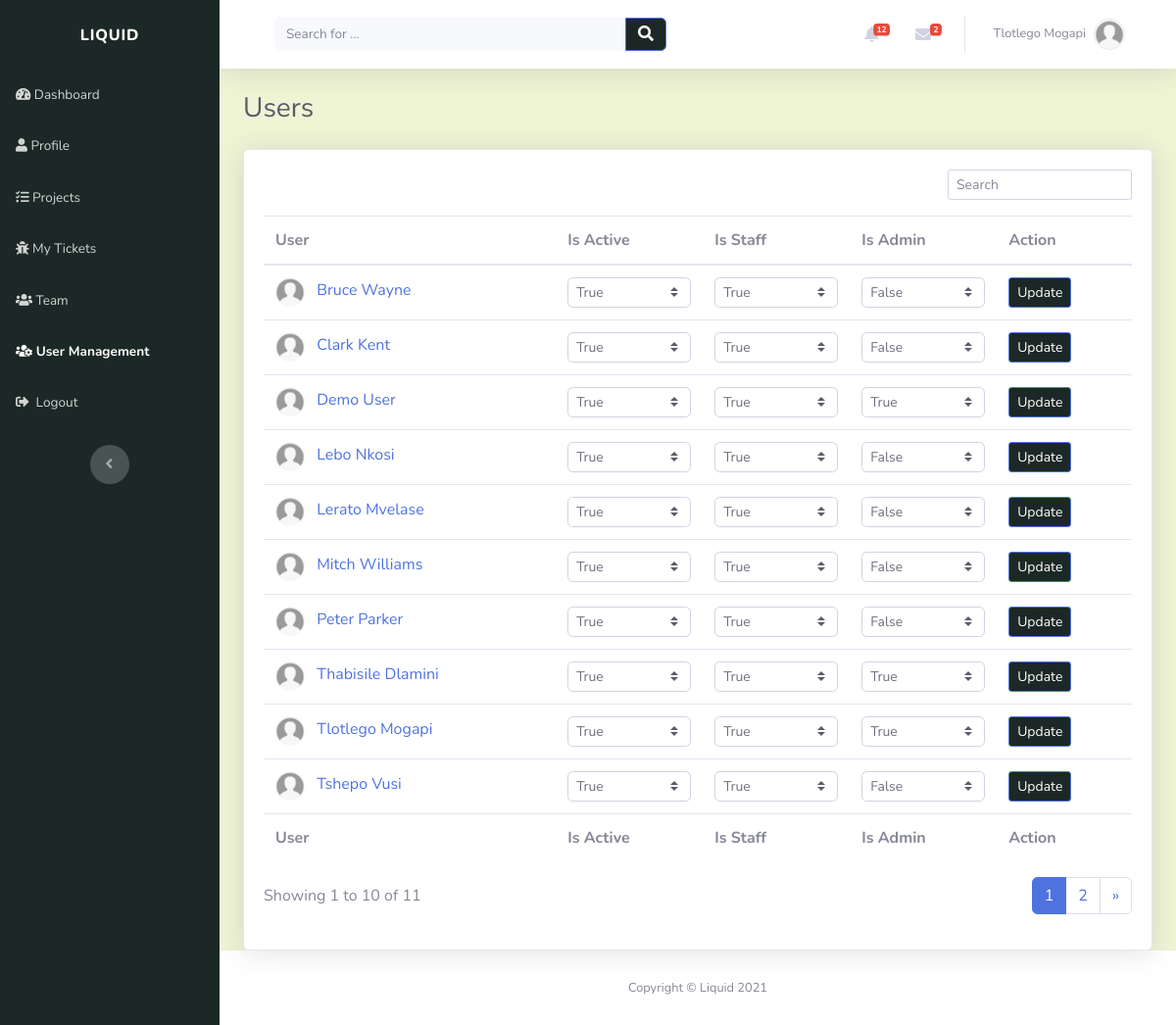
/teams/management/ (signed in), run on an earlier commit of the app's database.
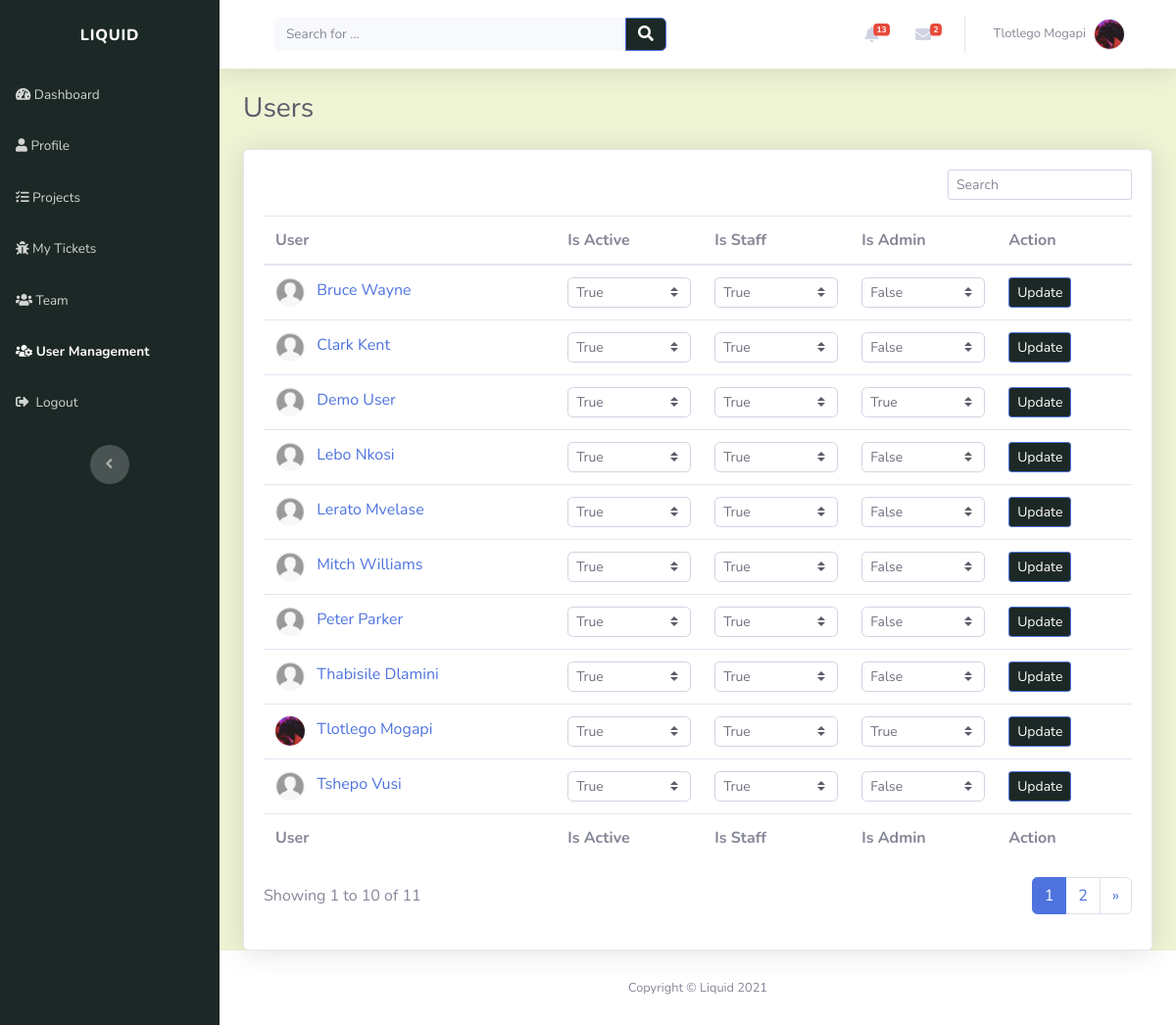
And on a later commit of the database.
### account/models.py (models this page shows, shortened)
class Profile(models.Model):
    user = models.OneToOneField(settings.AUTH_USER_MODEL, on_delete=models.CASCADE, unique=True)
    profile_picture = models.ImageField(default='profile_images/default.jpg', upload_to='profile_images', blank=True)
    website = models.URLField(blank=True)
    first_name = models.CharField(max_length=30, blank=True)
    last_name = models.CharField(max_length=30, blank=True)
    address = models.CharField(max_length=50, blank=True)
    city = models.CharField(max_length=50, blank=True)
    country = models.CharField(max_length=50, blank=True)
    slug = models.SlugField(unique=True, blank=True)

### teams/views.py (the view)
# urls.py: path('management/', views.user_management_view, name="user_management"),
@login_required(login_url='login_page')
def user_management_view(request):
    context = {}
    users = Profile.objects.all().order_by('first_name')
    page = request.GET.get('page', 1)
    users_paginator = Paginator(users, USERS_PER_PAGE)
    try:
        users = users_paginator.page(page)
    except PageNotAnInteger:
        users = users_paginator.page(USERS_PER_PAGE)
    except EmptyPage:
        users = users_paginator.page(users_paginator.num_pages)
    context['users'] = users
    UserFormSet = formset_factory(UserForm, extra=users.paginator.count)
    formset = UserFormSet()
    context['formset'] = formset
    for user, form in zip(users, formset):
        form.initial = {'is_active': user.user.is_active, 'is_staff': user.user.is_staff, 'is_admin': user.user.is_admin}
    context['user_forms'] = zip(users, formset)
    return render(request, "teams/user_management.html", context)

### teams/forms.py
class UserForm(forms.Form):
    is_active = forms.ChoiceField(choices=CHOICES, widget=forms.Select(attrs={'class': select_styling}))
    is_staff = forms.ChoiceField(choices=CHOICES, widget=forms.Select(attrs={'class': select_styling}))
    is_admin = forms.ChoiceField(choices=CHOICES, widget=forms.Select(attrs={'class': select_styling}))

### index/custom_processors.py (called while the page is built)
def profile_processor(request):
    if request.user.is_authenticated:
        user = request.user
        user_profile = get_object_or_404(Profile, user=user)
        user_messages = DirectMessage.objects.filter(receiver=user_profile).order_by('-created_on')[:5]
        user_alerts = Alert.objects.filter(user=user_profile).order_by('-created_on')[:5]
        return {'profile': user_profile, 'direct_messages': user_messages, 'alerts': user_alerts}
    else:
        return{}

### teams/templates/teams/user_management.html (shortened to what this page needs)
{% extends "index/header.html" %}
{% block content %}
<div class="d-sm-flex justify-content-between align-items-center mb-4">
	<h3 class="text-dark mb-0">Users</h3>
</div>
<div class="card shadow">
	<div class="card-body">
		<div class="row">
			<div class="col-md-12">
				<div class="text-md-right dataTables_filter" id="dataTable_filter">
					<label><input type="search" class="form-control form-control-sm" aria-controls="dataTable"
							placeholder="Search" /></label>
				</div>
			</div>
		</div>
		<div class="table-responsive table mt-2" id="dataTable" role="grid" aria-describedby="dataTable_info">
			<table class="table my-0" id="dataTable" aria-describedby="team">
				<thead>
					{% include 'teams/snippets/user_management_table_header.html'%}
				</thead>
				<tbody>
					{% for profile, form in user_forms %} {%include 'teams/snippets/user.html' %} {% endfor %}
				</tbody>
				<tfoot>
					{% include 'teams/snippets/user_management_table_header.html'%}
				</tfoot>
			</table>
		</div>
		{% include 'teams/snippets/pagination.html' %}
	</div>
</div>
{% endblock %}

### index/templates/index/snippets/navbar.html (shortened to what this page needs)
<nav
	class="navbar navbar-light navbar-expand bg-white shadow mb-4 topbar static-top"
	style="background: rgb(238, 244, 212)"
>
	<div class="container-fluid">
		<div class="container-fluid">
			<form
				method="GET"
				action="{% url 'index_page' %}"
				target="_self"
				class="form-inline d-none d-sm-inline-block mr-auto ml-md-3 my-2 my-md-0 mw-100 navbar-search"
			>
				<div class="input-group">
					<input
						class="bg-light form-control border-0 small"
						type="search"
						placeholder="Search for ..."
						value="{{query}}"
						name="q"
					/>
					<div class="input-group-append">
						<button class="btn btn-primary py-0" type="submit" style="background: rgb(28, 40, 38)">
							<em class="fas fa-search"></em>
						</button>
					</div>
				</div>
			</form>
			<ul class="nav navbar-nav flex-nowrap ml-auto">
				<li class="nav-item dropdown no-arrow mx-1">
					<div class="nav-item dropdown no-arrow">
						<a class="dropdown-toggle nav-link" data-toggle="dropdown" aria-expanded="false" href="#"
							>{% if alerts %}<span class="badge badge-danger badge-counter"
								>{{profile.alert_set.all.count}}</span
							>
							{%endif%}<em class="fas fa-bell fa-fw"></em
						></a>
					</div>
				</li>
				<li class="nav-item dropdown no-arrow mx-1">
					<div class="nav-item dropdown no-arrow">
						<a class="dropdown-toggle nav-link" data-toggle="dropdown" aria-expanded="false" href="#"
							><em class="fas fa-envelope fa-fw"></em>{% if direct_messages %}<span
								class="badge badge-danger badge-counter"
								>{{profile.direct_messages.all.count}}</span
							>{%endif%}</a
						>
					</div>
				</li>
				<li class="nav-item dropdown no-arrow">
					<div class="nav-item dropdown no-arrow">
						<a class="dropdown-toggle nav-link" data-toggle="dropdown" aria-expanded="false" href="#"
							><span class="d-none d-lg-inline mr-2 text-gray-600 small">
								{% if profile.first_name and profile.last_name %} {{profile.first_name}}
								{{profile.last_name}} {% else %} {{user}} {%endif%}
							</span>
							<img
								class="border rounded-circle img-profile"
								src="{{profile.profile_picture.url}}"
								alt="user image"
							/>
						</a>
					</div>
				</li>
			</ul>
		</div>
	</div>
</nav>

### teams/templates/teams/snippets/user.html (shortened to what this page needs)
<form method="POST" action="{% url 'update_user' profile.slug %}">{% csrf_token %}
	<tr>
		<td>
			<a href="{% url 'view_profile' profile.slug %}">
				<img class="rounded-circle mr-2" width="30" height="30"
					src="{{profile.profile_picture.url}}"
					alt="user image" />
				{{profile.first_name}} {{profile.last_name}}
			</a>
		</td>
		<td>{{form.is_active}}</td>
		<td>{{form.is_staff}}</td>
		<td>{{form.is_admin}}</td>
		<td>
			<button class="btn btn-primary btn-sm" type="submit" style="background: rgb(28, 40, 38)">Update</button>
		</td>
	</tr>
</form>

What changed in the data, as far as the page shows it:
changed Profile "Tlotlego": alert_set.all.count "12" → "13"; profile_picture: picture added in place of a placeholder
computed for Profile "Thabisile": is_admin "True" → "False"
